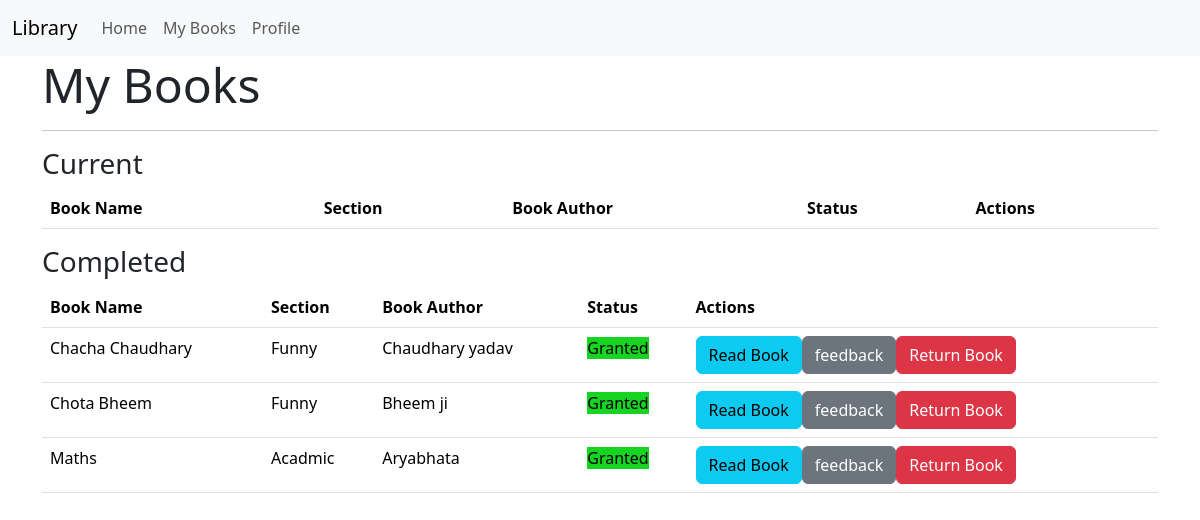
The page /mybook (signed in) on the database as committed earlier.
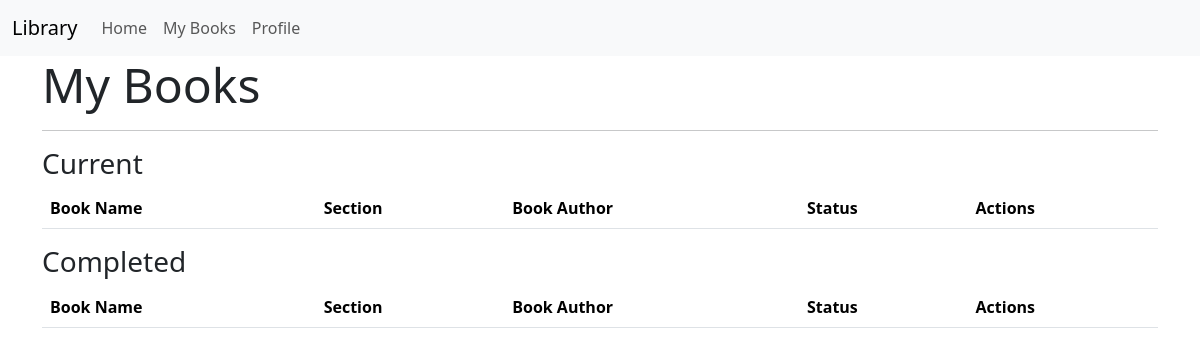
The same page on the database as committed later.
### models.py (models this page shows)
class BookRequest(db.Model):
    id = db.Column(db.Integer, primary_key=True)
    user_id = db.Column(db.Integer, db.ForeignKey('user.id'), nullable=False)
    book_id = db.Column(db.Integer, db.ForeignKey('book.id'), nullable=False)
    request_date = db.Column(db.DateTime,default=datetime.utcnow)
    requested_day=db.Column(db.Integer)
    status=db.Column(db.String(30),default='Pending')
    issued_date = db.Column(db.DateTime)
    access_expiry = db.Column(db.DateTime)
    user = db.relationship('User', backref='bookrequest', lazy=True)

class Book(db.Model):
    id = db.Column(db.Integer, primary_key=True)
    name = db.Column(db.String(64), nullable=False)
    content = db.Column(db.Text)
    authors = db.Column(db.String(255))
    book_upload_date = db.Column(db.Date,default=datetime.utcnow)
    book_rating = db.Column(db.Float)
    section_id = db.Column(db.Integer, db.ForeignKey('section.id'), nullable=False)
    bookrequest = db.relationship('BookRequest', backref='book', lazy=True, cascade='all, delete-orphan')
    feedback_records = db.relationship('Feedback', backref='', lazy=True, cascade='all, delete-orphan')

class Section(db.Model):
    id = db.Column(db.Integer, primary_key=True)
    name = db.Column(db.String(32), unique=True)
    date_created = db.Column(db.Date,default=datetime.utcnow)
    description = db.Column(db.Text)#
    books = db.relationship('Book', backref='section', lazy=True,cascade='all, delete-orphan')

### routes.py (the view)
@app.route('/mybook')
@auth_required
def mybook():
    user = User.query.get(session['user_id'])
    mybooks = BookRequest.query.filter_by(user_id=session['user_id']).all()
    return render_template('mybook.html', mybooks=mybooks,user=user)

### routes.py (called while the page is built)
def auth_required(func):
    @wraps(func)
    def inner(*args, **kwargs):
        if 'user_id' in session:
            return func(*args, **kwargs)
        else:
            flash('Please login to continue')
            return redirect(url_for('login'))
    return inner

### templates/mybook.html (shortened to what this page needs)
{% extends 'layout.html' %}
{% block content %}
<h1 class="display-5">My Books</h1>
<hr>
<h3>Current</h3>
<table class="table">
    <thead>
        <tr>
            <th>Book Name</th>
            <th>Section</th>
            <th>Book Author</th>
            <th>Status</th>
            <th>Actions</th>
        </tr>
    </thead>
</table>
<h3>Completed</h3>
<table class="table">
    <thead>
        <tr>
            <th>Book Name</th>
            <th>Section</th>
            <th>Book Author</th>
            <th>Status</th>
            <th>Actions</th>
        </tr>
    </thead>
    <tbody>
        {% for mybook in mybooks %}
        {%if mybook.status == 'Granted'%}
        <tr>
            <td>{{mybook.book.name}}</td>
            <td>{{mybook.book.section.name}}</td>
            <td>{{mybook.book.authors}}</td>
            <td>
                <span style="background-color: rgb(23, 212, 35);">{{mybook.status}}</span>
            <td>
            <div class="btn-group">
                <form action="{{ url_for('mybook_read', book_request_id=mybook.id) }}" method="post">
                    <button type="submit" class="btn btn-info">Read Book</button>
                </form>
                <form action="{{url_for('myfeedback', book_id = mybook.id)}}">
                    <button type="submit" class="btn btn-secondary"> feedback </button>
                </form>
                <form action="{{ url_for('mybook_return',book_id = mybook.id)}}" method="post">
                    <button type="submit" class="btn btn-danger">Return Book</button>
                </form>
            </div>
            {% endif %}
            </td>
        </tr>
        {% endfor %}
</table>
{% endblock %}

### templates/layout.html (shortened to what this page needs)
<!DOCTYPE html>
<html lang="en">
<head>
<link href="https://cdn.jsdelivr.net/npm/bootstrap@5.3.2/dist/css/bootstrap.min.css" rel="stylesheet">
</head>
<body>
    {% include 'navbar.html'   %}
    <div class="container">
        {% block content %}
        {% endblock %}
    </div>
</body>
</html>

### templates/navbar.html (shortened to what this page needs)
<nav class="navbar navbar-expand-lg navbar-light bg-light">
  <div class="container-fluid">
    <a class="navbar-brand" href="/">Library</a>
    <div class="collapse navbar-collapse" id="navbarNav">
      <ul class="navbar-nav">
        {% if 'user_id' in session %}
        <li class="nav-item">
          <a class="nav-link"  href="{{ url_for('index') }}">Home</a>
              {%if user.is_librarian%}
              <li class="nav-item">
                <a class="nav-link" href="{{ url_for('see_requests') }}">Book Requests</a>
              </li>
              <li class="nav-item">
                <a class="nav-link" href="{{ url_for('add_section') }}"> Add Section</a>
              </li>
              {%else%}
              <li class="nav-item">
                <a class="nav-link" href="{{ url_for('mybook') }}">My Books</a>
              </li>
              {%endif%}
            </li>
            <li class="nav-item">
              <a class="nav-link"  href="{{ url_for('profile') }}">Profile</a>
            </li>
        {% endif %}
      </ul>
    </div>
  </div>
</nav>

Rows that differ between the two databases and show on the page:
removed BookRequest: book.name "Chacha Chaudhary", book.section.name "Funny", book.authors "Chaudhary yadav", status "Granted"
removed BookRequest: book.name "Chota Bheem", book.section.name "Funny", book.authors "Bheem ji", status "Granted"
removed BookRequest: book.name "Maths", book.section.name "Acadmic", book.authors "Aryabhata", status "Granted"
